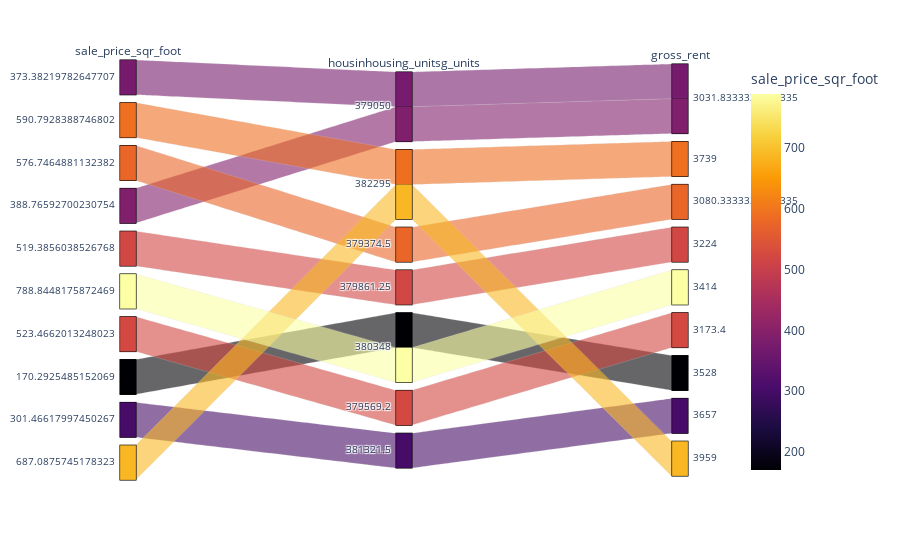

The code cell stored with this chart in its notebook:
### Markdown cell above
### Why is my line wider?

### Code cell
# Parallel Coordinates Plot
px.parallel_categories(
    df_expensive_neighborhoods_per_year,
    dimensions=[ "sale_price_sqr_foot", "housing_units", 'gross_rent'],
    color="sale_price_sqr_foot",
    color_continuous_scale=px.colors.sequential.Inferno,
    labels={
        "sale_price_sqr_foot": "sale_price_sqr_foot",
        "housing_units": "housinhousing_unitsg_units",
        "gross_rent": "gross_rent",
    },
)

### Figure 1 — Plotly figure (JSON) as saved in the notebook; plotly's stock layout.template omitted (floating-point values rounded to 4 significant figures)
{"data": [{"dimensions": [{"label": "sale_price_sqr_foot", "values": [373.4, 590.8, 576.7, 388.8, 519.4, 788.8, 523.5, 170.3, 301.5, 687.1]}, {"label": "housinhousing_unitsg_units", "values": [379050, 382295, 379400.0, 379050, 379900.0, 380348, 379600.0, 380348, 381300.0, 382295]}, {"label": "gross_rent", "values": [3032.0, 3739, 3080.0, 3032.0, 3224, 3414, 3173.0, 3528, 3657, 3959]}], "domain": {"x": [0, 1], "y": [0, 1]}, "line": {"color": [373.4, 590.8, 576.7, 388.8, 519.4, 788.8, 523.5, 170.3, 301.5, 687.1], "coloraxis": "coloraxis"}, "name": "", "type": "parcats"}], "layout": {"autosize": true, "coloraxis": {"colorbar": {"title": {"text": "sale_price_sqr_foot"}}, "colorscale": [[0, "#000004"], [0.1111, "#1b0c41"], [0.2222, "#4a0c6b"], [0.3333, "#781c6d"], [0.4444, "#a52c60"], [0.5556, "#cf4446"], [0.6667, "#ed6925"], [0.7778, "#fb9b06"], [0.8889, "#f7d13d"], [1, "#fcffa4"]]}, "legend": {"tracegroupgap": 0}, "margin": {"t": 60}}}
